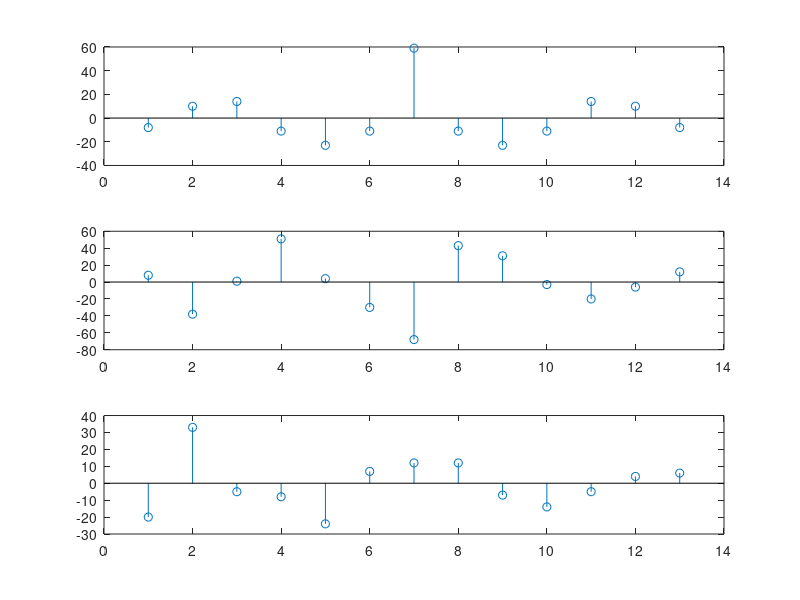
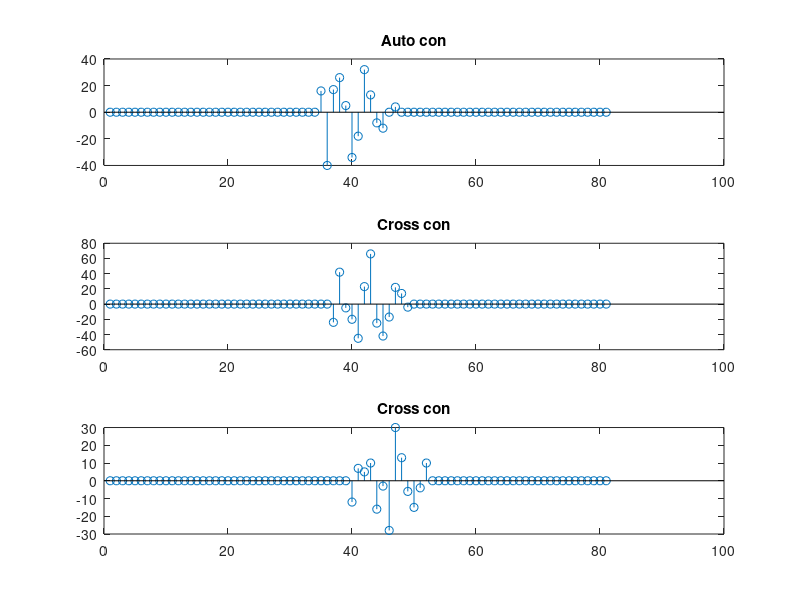

These figures' MATLAB source, in order:
x=[-4,5,1,-2,-3,0,2];
y=[6,-3,-1,0,8,7,-2];
w=[3,2,2,-1,0,-2,5];
r1=conv(x,fliplr(x));
r2=conv(x,fliplr(y));
r3=conv(x,fliplr(w));
figure(1)
subplot(3,1,1);
stem(r1);
subplot(3,1,2);
stem(r2);
subplot(3,1,3);
stem(r3);


 n= -20:20;

x=inline('-4*(n==-3)+5*(n==-2)+1*(n==-1)-2*(n==0)-3*(n==1)+2*(n==3)');
y=inline('6*(n==-1)-3*(n==0)-1*(n==1)-0*(n==2)+8*(n==3)+7*(n==4)-2*(n==5)');
w=inline('3*(n==2)+2*(n==3)+2*(n==4)-1*(n==5)-2*(n==7)+5*(n==8)');
z1=convn(x(n),x(n));
figure(2)
subplot(3,1,1);
stem(z1);
title('Auto con');
z2=convn(x(n),y(n));
subplot(3,1,2);
stem(z2);
title('Cross con');
z3=convn(x(n),w(n));
subplot(3,1,3);
stem(z3);
title('Cross con');



